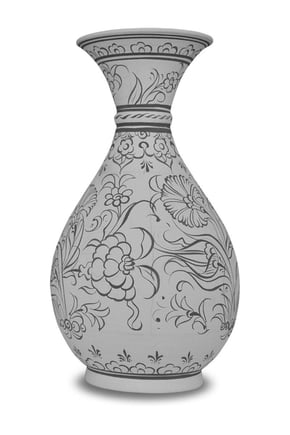
#> input picture data/images/real/cini_vazo.png, 290 x 435 px
$ python live_sweep.py ../data/images/real/cini_vazo.png
#> lines starting #> are read from the running program, lines starting #| are printed output that depends on the picture; after the words box and inside, x2 and y2 are one past the last pixel; in counts of white or black regions, pixels touching at a corner belong together
### assetforge/image/silhouette.py
"""Siluetten model: dik duran, simetrik bir nesnenin (vazo, şişe, bardak) fotoğrafından
eksen ve yarıçapları çıkarır. Sonuç doğrudan sweep'e verilir.

Varsayımlar (bu ilk sürüm için):
- Fotoğraf nesneye tam önden çekilmiş.
- Nesne dik duruyor ve dönel simetrik (her yüksekliğin kesiti bir daire).
- Arka plan sade (tek renk duvar, masa örtüsü).
"""

import cv2
import numpy as np


def object_mask(img, method="auto", rect=None):
    """Nesneyi arka plandan ayırır. Nesne 255, arka plan 0 olan bir maske döndürür.

    method="auto":    önce arka plan rengine göre ayırmayı dener (hızlı, sade arka planda
                      çok iyi); sonuç anlamsızsa GrabCut'a geçer.
    method="color":   sadece arka plan rengine göre ayır.
    method="grabcut": sadece GrabCut kullan (rect verilebilir).
    """
    if method in ("auto", "color"):
        mask = color_mask(img)
        area = (mask > 0).mean()
        if method == "color" or 0.02 < area < 0.9:
            return mask
    return grabcut_mask(img, rect)


def color_mask(img):
    """Arka planın rengini resmin kenarlarından öğrenir, ondan farklı pikselleri nesne sayar.

    Lab renk uzayını kullanıyoruz: L parlaklık, a ve b renk tonu. Arka plan renkliyse
    (kırmızı, mavi...) sadece renk tonuna bakmak gölgeleri ve parlaklık farklarını yok sayar.
    Arka plan griyse (beyaz duvar) parlaklık da hesaba katılır.
    """
    lab = cv2.cvtColor(cv2.GaussianBlur(img, (5, 5), 0), cv2.COLOR_BGR2LAB).astype(np.float32)
    b = 10                                                     # kenar şeridinin kalınlığı
    border = np.concatenate([lab[:b].reshape(-1, 3), lab[-b:].reshape(-1, 3),
                             lab[:, :b].reshape(-1, 3), lab[:, -b:].reshape(-1, 3)])
    bg = np.median(border, axis=0)

    bg_chroma = np.hypot(bg[1] - 128, bg[2] - 128)            # arka plan ne kadar renkli
    channels = slice(1, 3) if bg_chroma > 15 else slice(0, 3)
    dist = np.linalg.norm(lab[:, :, channels] - bg[channels], axis=2)

    dist8 = cv2.normalize(dist, None, 0, 255, cv2.NORM_MINMAX).astype(np.uint8)
    _, mask = cv2.threshold(dist8, 0, 255, cv2.THRESH_BINARY + cv2.THRESH_OTSU)
    return clean_mask(mask)


# [25 lines left out: function grabcut_mask, not called in this run]


def clean_mask(mask):
    """Maskeyi temizler: küçük delikleri kapatır, kırıntıları atar, en büyük parçayı tutar."""
    kernel = cv2.getStructuringElement(cv2.MORPH_ELLIPSE, (7, 7))
    m = cv2.morphologyEx(mask, cv2.MORPH_CLOSE, kernel)
    m = cv2.morphologyEx(m, cv2.MORPH_OPEN, kernel)
    count, labels, stats, _ = cv2.connectedComponentsWithStats((m > 0).astype(np.uint8))
    if count <= 1:
        return np.zeros_like(mask)
    biggest = 1 + np.argmax(stats[1:, cv2.CC_STAT_AREA])   # 0 numara arka plan
    m = np.where(labels == biggest, 255, 0).astype(np.uint8)

    # İçerideki delikleri doldur: dış sınırı bulup içini tamamen boya
    contours, _ = cv2.findContours(m, cv2.RETR_EXTERNAL, cv2.CHAIN_APPROX_NONE)
    filled = np.zeros_like(m)
    cv2.drawContours(filled, contours, -1, 255, thickness=cv2.FILLED)
    return filled


# [42 lines left out: functions row_profile, axis_and_radii_from_mask, not called in this run]

### assetforge/ui/sweep_tool.py
"""Canlı sweep aracı: fotoğrafın üstünde elipsi gösterip fareyi sürükleyerek parça oluşturma.

Kullanım (pencerede):
  Sol tık x3   : elipsin sol ucu, sağ ucu, ön kenarı      (M4: başlangıç dairesi)
  Sürükle      : fareyi basılı tutup parçanın ekseni boyunca çek, halkalar canlı yapışır (M5)
  Bırak        : parça tamamlanır, pencere kapanınca 3D model gösterilir
  Sağ tık      : son tıklamayı geri al
  f            : elipsin öbür çözümünü dene (alttan/üstten bakış)
  r            : baştan başla
"""

import numpy as np
import matplotlib.pyplot as plt
from matplotlib.collections import LineCollection

from assetforge.core.camera import project
from assetforge.core.cross_section import Circle3D, circle_from_strokes, circle_points
from assetforge.core.snap import snap_sweep

HELP = "Sol tık x3: elipsin solu, sağı, ön kenarı  |  sağ tık: geri al  |  f: çevir  |  r: baştan"


class SweepTool:
    def __init__(self, image_rgb, mask, cam):
        self.image, self.mask, self.cam = image_rgb, mask, cam
        self.clicks = []          # elips için tıklanan noktalar
        self.flip = False
        self.circle = None        # M4 sonucu
        self.dragging = False
        self.result = None        # (P, radii): bırakıldığında son hal

        self.fig, self.ax = plt.subplots(figsize=(8, 8 * image_rgb.shape[0] / image_rgb.shape[1]))
        self.ax.imshow(image_rgb)
        self.ax.set_axis_off()
        self.set_title(HELP, fontsize=9)

        # Çizim katmanları: tıklama noktaları, iki çizgi, başlangıç elipsi, halkalar, eksen
        (self.dots,) = self.ax.plot([], [], "o", color="yellow", ms=5)
        (self.stroke1,) = self.ax.plot([], [], "-", color="yellow", lw=1.5)
        (self.stroke2,) = self.ax.plot([], [], "-", color="orange", lw=1.5)
        (self.start_ellipse,) = self.ax.plot([], [], "-", color="cyan", lw=2)
        (self.axis_line,) = self.ax.plot([], [], "--", color="white", lw=1)
        self.rings = LineCollection([], colors="lime", linewidths=1)
        self.ax.add_collection(self.rings)

        # Hız için "blitting": fotoğraf bir kez çizilip saklanır, her harekette sadece
        # çizgiler onun üstüne yeniden çizilir (bütün pencereyi baştan çizmek çok yavaş)
        self.artists = [self.dots, self.stroke1, self.stroke2, self.start_ellipse,
                        self.axis_line, self.rings]
        for a in self.artists:
            a.set_animated(True)
        self.background = None

        c = self.fig.canvas
        c.mpl_connect("draw_event", self.on_draw)
        c.mpl_connect("button_press_event", self.on_press)
        c.mpl_connect("motion_notify_event", self.on_move)
        c.mpl_connect("button_release_event", self.on_release)
        c.mpl_connect("key_press_event", self.on_key)

    # ---------- olaylar ----------

    def on_draw(self, event):
        """Pencere tamamen çizildiğinde (ilk açılış, yeniden boyutlandırma) arka planı sakla."""
        self.background = self.fig.canvas.copy_from_bbox(self.ax.bbox)
        self.blit()

    # [39 lines left out: functions on_press, on_move, on_release, on_key, not called in this run]

    def set_title(self, text, fontsize=9):
        """Başlık değişince bütün pencere yeniden çizilmeli (blitting sadece çizgileri günceller)."""
        self.ax.set_title(text, fontsize=fontsize)
        self.fig.canvas.draw_idle()

    # ---------- hesap ----------

    # [61 lines left out: functions undo, fit_circle, update_sweep, redraw, not called in this run]

    def blit(self):
        canvas = self.fig.canvas
        if self.background is None:
            canvas.draw_idle()                         # henüz arka plan yok: normal çizim
            return
        canvas.restore_region(self.background)
        for a in self.artists:
            self.ax.draw_artist(a)
        canvas.blit(self.ax.bbox)

    def run(self):
        """Pencereyi açar; kapanınca son parçayı (P, radii) ya da None döndürür."""
        plt.show()
        return self.result

### assetforge/core/camera.py
"""Kamera: 3D noktaların fotoğrafta hangi piksele düştüğünü hesaplar.

Ortografik kamera kullanıyoruz: uzaktaki nesneler küçülmez (perspektif yok).
Dünya koordinatları: x sağa, y ileri (kameradan uzağa), z yukarı.
Resim koordinatları: u sağa, v aşağı (piksel).
"""

from dataclasses import dataclass, field

import numpy as np


def view_rotation(elevation_deg=0.0):
    """Kameranın bakış yönünü veren 3x3 döndürme matrisi.

    elevation_deg = 0  : nesneye tam önden bakılır (z yukarısı resimde yukarı)
    elevation_deg = 30 : kamera 30 derece yukarıdan, aşağıya doğru bakar
    elevation_deg = 90 : tam tepeden bakılır

    Satırlar sırasıyla dünyada "resmin sağı", "resmin yukarısı" ve "kameraya doğru" yönleridir.
    """
    e = np.radians(elevation_deg)
    s, c = np.sin(e), np.cos(e)
    return np.array([
        [1.0, 0.0, 0.0],   # resmin sağı  = dünyanın x'i
        [0.0, s,   c],     # resmin yukarısı
        [0.0, -c,  s],     # kameraya doğru (derinlik)
    ])


@dataclass
class Camera:
    """Ortografik kamera.

    scale: 1 dünya birimi kaç piksel
    cx, cy: dünyanın orijininin (0, 0, 0) resimdeki piksel konumu
    R: bakış yönü (view_rotation ile üretilir)
    """
    scale: float
    cx: float
    cy: float
    R: np.ndarray = field(default_factory=lambda: view_rotation(0.0))


# [7 lines left out: function project, not called in this run]


def depth(X, cam):
    """Her noktanın kameraya ne kadar yakın olduğu (büyük = daha yakın)."""
    return np.asarray(X, dtype=float) @ cam.R[2]


# [13 lines left out: functions unproject, mesh_edges, not called in this run]

### scripts/live_sweep.py
"""Canlı sweep demosu: elipse üç tıkla, sonra fareyi sürükleyerek parçayı "tara".

Reponun kökünden çalıştır:
    python -m scripts.live_sweep data/images/real/cini_vazo.png
Pencere kapanınca model Polyscope'ta açılır ve out/live_model.obj olarak kaydedilir.
"""

import sys
from pathlib import Path

import cv2
import polyscope as ps

from assetforge.core.camera import Camera
from assetforge.core.mesher import save_obj
from assetforge.core.sweep import sweep
from assetforge.image.silhouette import object_mask
from assetforge.ui.sweep_tool import SweepTool

if len(sys.argv) < 2:
    sys.exit("Kullanım: python -m scripts.live_sweep <fotoğraf yolu>")

img = cv2.imread(sys.argv[1])
#> img is the input picture: shape (435, 290, 3); min 31, max 255, mean 218.5
if img is None:
    sys.exit(f"Resim okunamadı: {sys.argv[1]}")

# Büyük fotoğraflarda pencere her harekette yavaş çizilir; en uzun kenarı 900 piksele indir
k = 900 / max(img.shape[:2])
#> k = 2.07
if k < 1:
    img = cv2.resize(img, None, fx=k, fy=k, interpolation=cv2.INTER_AREA)
h, w = img.shape[:2]
#> h = 435; w = 290

cam = Camera(scale=h / 4, cx=w / 2, cy=h / 2)     # önden bakan ortografik kamera
mask = object_mask(img)
#> in color_mask, `lab = cv2.cvtColor(cv2.GaussianBlur(img, (5, 5), 0), cv2.COLOR_BGR2LAB..`:
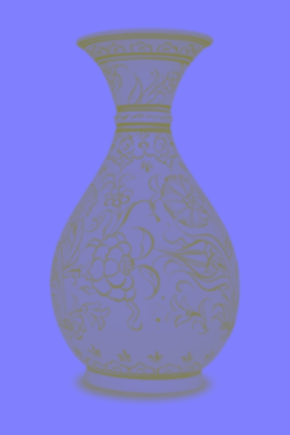
#> lab: shape (435, 290, 3) float32; mean B, G, R 221.7, 128, 128
#> in color_mask, `bg = np.median(border, axis=0)`: bg = [255, 128, 128]
#> in color_mask, `bg_chroma = np.hypot(bg[1] - 128, bg[2] - 128)`: bg_chroma = 0
#> in color_mask, `dist = np.linalg.norm(lab[:, :, channels] - bg[channels], axis=2)`:
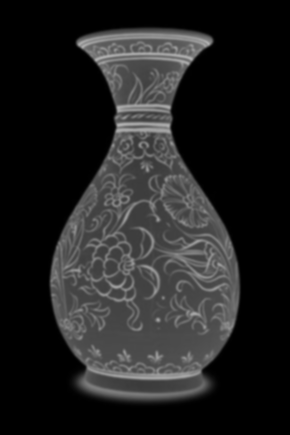
#> dist: shape (435, 290) float32; min 0, max 176, mean 33.5
#> in color_mask, `dist8 = cv2.normalize(dist, None, 0, 255, cv2.NORM_MINMAX).astype(np.u..`:
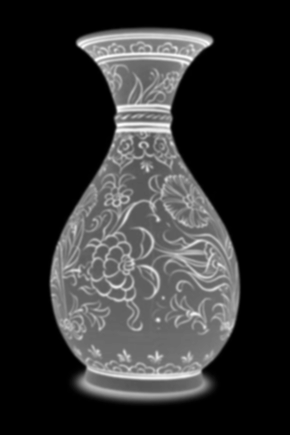
#> dist8: shape (435, 290); min 0, max 255, mean 48.4
#> in color_mask, `_, mask = cv2.threshold(dist8, 0, 255, cv2.THRESH_BINARY + cv2.THRESH_..`:
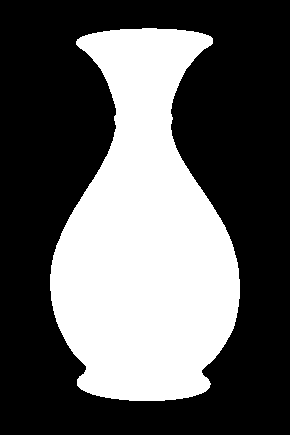
#> mask: shape (435, 290); 37% white; 1 white region, box (x1, y1, x2, y2) and area: (50, 28, 240, 401) 46685
#> in clean_mask, `m = cv2.morphologyEx(mask, cv2.MORPH_CLOSE, kernel)`: m: shape (435, 290); 37% white; 1 white region, box (x1, y1, x2, y2) and area: (50, 28, 240, 401) 46686
#> in clean_mask, `m = cv2.morphologyEx(m, cv2.MORPH_OPEN, kernel)`: m: shape (435, 290); 37% white; 1 white region, box (x1, y1, x2, y2) and area: (50, 28, 240, 401) 46682
#> in clean_mask, `count, labels, stats, _ = cv2.connectedComponentsWithStats((m > 0).ast..`: labels: shape (435, 290) int32; values 0 (black) and 1 (white), 37% white; 1 white region
#> in clean_mask, `count, labels, stats, _ = cv2.connectedComponentsWithStats((m > 0).ast..`: count = 2; stats = [[0, 0, 290, 435, 79468], [50, 28, 190, 373, 46682]]
#> in clean_mask, `biggest = 1 + np.argmax(stats[1:, cv2.CC_STAT_AREA])`: biggest = 1
#> in clean_mask, `contours, _ = cv2.findContours(m, cv2.RETR_EXTERNAL, cv2.CHAIN_APPROX_..`: contours = 1 contour; box (x1, y1, x2, y2) and area: (50, 28, 240, 401) 46197
#> in object_mask, `area = (mask > 0).mean()`: area = 0.37

result = SweepTool(cv2.cvtColor(img, cv2.COLOR_BGR2RGB), mask, cam).run()
#> in run, `plt.show()`:
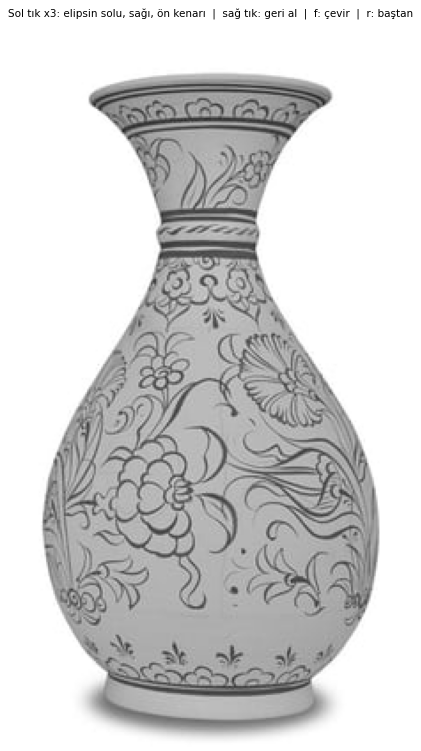
#> figure drawn by matplotlib, 1 panel
if result is None:
#> (the run stopped early here; a loop or call above may not have finished)
